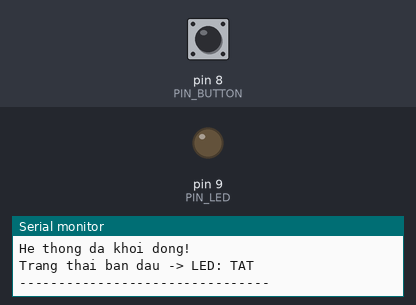
A sketch run on a simulated Arduino Uno, built with avr-gcc and run on an emulated ATmega328P. On the bench: output pins drawn as LEDs (lit = HIGH), the last lines printed to the serial monitor. The test bench sets the inputs (shaded band); at power-on: pin 8 (PIN_BUTTON) HIGH.

Above: at 1.2 s.
1.3 s: pin 8 (PIN_BUTTON) pulled LOW for 0.15 s
At 1.9 s:
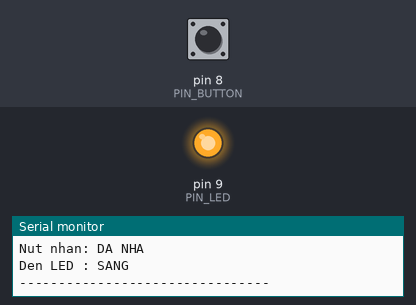
2.9 s: pin 8 (PIN_BUTTON) pulled LOW for 1 s
At 4.4 s:
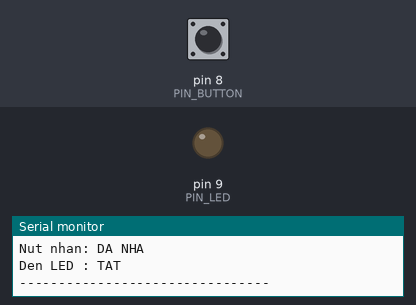
5.4 s: pin 8 (PIN_BUTTON) pulled LOW for 3.2 s
At 9.2 s:
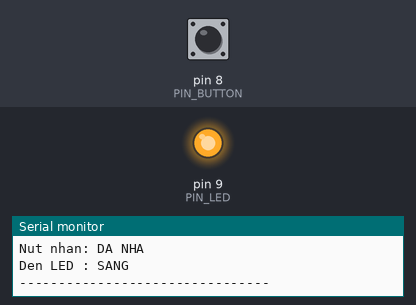
Timing chart, 0 to 10.7 s (numbered marks = the images above; inputs shaded):
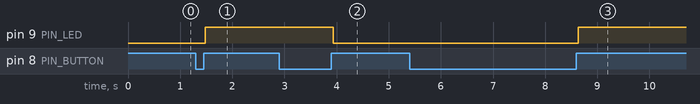

The sketch:

BLKLab_PRJ_49_Giao_Tiep_Co_Ban_Qua_Serial_Monitor_1.ino
```cpp
/*=================================================================================================
 * BANLINHKIEN.COM                                                                                *
 ==================================================================================================
*/

// --- KHAI BÁO CẤU HÌNH ---
const int PIN_BUTTON = 8;    // Chân kết nối nút nhấn
const int PIN_LED    = 9;    // Chân kết nối LED

// --- BIẾN ĐIỀU KHIỂN ---
int lastButtonState = HIGH;  // Trạng thái nút nhấn lần cuối (HIGH vì dùng PULLUP)
int buttonFlag      = HIGH;  // Cờ lưu trạng thái ổn định sau khi khử rung
int ledMode         = 0;     // Biến đếm trạng thái LED (0: Tắt, 1: Bật)

unsigned long lastDebounceTime = 0; // Lưu thời điểm cuối cùng nút bị nhiễu
const int debounceDelay = 30;       // Thời gian chờ để xác nhận nút nhấn (30ms)

void setup() {
  pinMode(PIN_LED, OUTPUT);
  pinMode(PIN_BUTTON, INPUT_PULLUP); // Sử dụng điện trở kéo lên nội bộ

  // Khởi tạo giao tiếp Serial ở tốc độ 9600 baud
  Serial.begin(9600);
  Serial.println("He thong da khoi dong!");
  Serial.println("Trang thai ban dau -> LED: TAT");
  Serial.println("--------------------------------");
}

void loop() {
  // 1. ĐỌC TRẠNG THÁI NÚT NHẤN (KHỬ RUNG)
  int reading = digitalRead(PIN_BUTTON);

  // Nếu nút vừa thay đổi (do nhấn xuống hoặc do nhiễu)
  if (reading != lastButtonState) {
    lastDebounceTime = millis(); // Reset lại đồng hồ đếm thời gian khử rung
  }

  // Nếu trạng thái duy trì ổn định lâu hơn thời gian trễ (30ms)
  if ((millis() - lastDebounceTime) > debounceDelay) {

    // Nếu trạng thái thực sự thay đổi so với "cờ" hiện tại
    if (reading != buttonFlag) {
      buttonFlag = reading; // Cập nhật cờ trạng thái mới

      // --- PHẦN HIỂN THỊ TRẠNG THÁI ---

      if (buttonFlag == LOW) {
        // Trạng thái LOW (vì dùng INPUT_PULLUP) nghĩa là đang nhấn nút
        Serial.println("Nut nhan: DANG NHAN");
      }
      else if (buttonFlag == HIGH) {
        // Trạng thái HIGH nghĩa là đã nhả nút
        Serial.println("Nut nhan: DA NHA");

        // CHỈ đảo trạng thái LED khi nút được nhả ra
        ledMode = !ledMode;

        // In trạng thái LED mới cập nhật
        Serial.print("Den LED : ");
        if (ledMode == 1) {
          Serial.println("SANG");
        } else {
          Serial.println("TAT");
        }
        Serial.println("--------------------------------");
      }
    }
  }

  // Lưu lại giá trị đọc được cho lần lặp kế tiếp
  lastButtonState = reading;

  // 2. ĐIỀU KHIỂN LED THEO TRẠNG THÁI ledMode
  digitalWrite(PIN_LED, ledMode);
}
```

Measured:
- after the input at 1.3 s, pin 9 (PIN_LED): LOW → HIGH after 0.18 s
- after the input at 2.9 s, pin 9 (PIN_LED): HIGH → LOW after 1.0 s
- after the input at 5.4 s, pin 9 (PIN_LED): LOW → HIGH after 3.2 s
